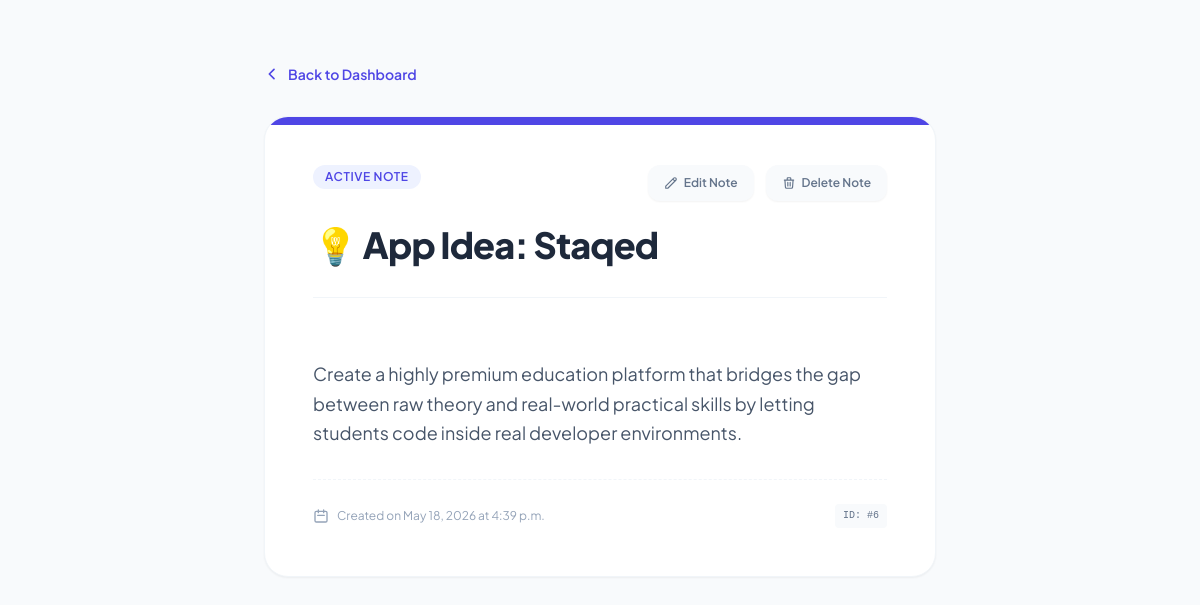
/6/, run on the app's committed database.
### notes/models.py (models this page shows, shortened)
class Note(models.Model):
    title = models.CharField(
        max_length=200,
        help_text="The main heading for your sticky note card."
    )
    content = models.TextField(
        help_text="The rich details and descriptions of your thoughts."
    )
    created_at = models.DateTimeField(auto_now_add=True)

### notes/views.py (the view)
# urls.py: path('<int:pk>/', views.note_detail, name='note_detail'),
def note_detail(request, pk):
    note = Note.objects.get(pk=pk)
    context = {
        'note': note,
    }
    return render(request, 'notes/note_detail.html', context)

### notes/templates/notes/note_detail.html (shortened to what this page needs)
<!DOCTYPE html>
<html lang="en">
<head>
    <script src="https://cdn.tailwindcss.com"></script>
</head>
<body class="bg-slate-50 min-h-screen text-slate-800 antialiased selection:bg-indigo-100 selection:text-indigo-900 py-16 px-4">
    <div class="max-w-2xl mx-auto">
        <a href="{% url 'notes:note_list' %}"
            class="inline-flex items-center text-sm font-semibold text-indigo-600 hover:text-indigo-800 transition-colors mb-8 group">
            <svg class="w-4 h-4 mr-2 transform group-hover:-translate-x-1 transition-transform" fill="none"
                stroke="currentColor" viewBox="0 0 24 24">
                <path stroke-linecap="round" stroke-linejoin="round" stroke-width="2.5" d="M15 19l-7-7 7-7" />
            </svg>
            Back to Dashboard
        </a>
        <article class="bg-white rounded-3xl p-8 md:p-12 shadow-sm border border-slate-100 relative overflow-hidden">
            <div class="absolute top-0 left-0 w-full h-[8px] bg-indigo-600"></div>
            <header class="mb-8">
                <div class="flex flex-col sm:flex-row sm:items-center justify-between gap-4 mb-6">
                    <span class="self-start bg-indigo-50 text-indigo-600 px-3 py-1 rounded-full text-xs font-semibold tracking-wider uppercase inline-block">
                        Active Note
                    </span>
                    <div class="flex items-center gap-3">
                        <a href="{% url 'notes:edit_note' note.pk %}"
                            class="inline-flex items-center gap-1.5 px-4 py-2.5 bg-slate-50 hover:bg-indigo-50 hover:text-indigo-600 active:scale-95 text-slate-500 font-semibold rounded-xl text-xs shadow-sm hover:shadow transition-all duration-300 group">
                            <svg class="w-3.5 h-3.5 group-hover:scale-110 transition-transform duration-300" fill="none"
                                stroke="currentColor" viewBox="0 0 24 24">
                                <path stroke-linecap="round" stroke-linejoin="round" stroke-width="2"
                                    d="M15.232 5.232l3.536 3.536m-2.036-5.036a2.5 2.5 0 113.536 3.536L6.5 21.036H3v-3.572L16.732 3.732z" />
                            </svg>
                            Edit Note
                        </a>
                        <a href="{% url 'notes:delete_note' note.pk %}"
                            class="inline-flex items-center gap-1.5 px-4 py-2.5 bg-slate-50 hover:bg-rose-50 hover:text-rose-600 active:scale-95 text-slate-500 font-semibold rounded-xl text-xs shadow-sm hover:shadow transition-all duration-300 group">
                            Delete Note
                        </a>
                    </div>
                </div>
                <h1 class="text-3xl md:text-4xl font-extrabold text-slate-800 tracking-tight leading-tight">
                    {{ note.title }}
                </h1>
            </header>
            <section class="text-slate-600 text-lg leading-relaxed whitespace-pre-line mb-8 border-t border-slate-100 pt-8">
                {{ note.content }}
            </section>
            <footer class="flex items-center justify-between text-xs text-slate-400 border-t border-dashed border-slate-100 pt-6">
                <div class="flex items-center">
                    <svg class="w-4 h-4 mr-2 text-slate-400" fill="none" stroke="currentColor" viewBox="0 0 24 24">
                        <path stroke-linecap="round" stroke-linejoin="round" stroke-width="2"
                            d="M8 7V3m8 4V3m-9 8h10M5 21h14a2 2 0 002-2V7a2 2 0 00-2-2H5a2 2 0 00-2 2v12a2 2 0 002 2z" />
                    </svg>
                    <span>Created on {{ note.created_at|date:"F j, Y \a\t g:i a" }}</span>
                </div>
                <span class="font-mono text-[10px] bg-slate-50 text-slate-500 px-2 py-1 rounded">
                    ID: #{{ note.pk }}
                </span>
            </footer>
        </article>
    </div>
</body>
</html>

### notes/templates/notes/note_detail.html (style rules this page uses)
body { font-family: 'Plus Jakarta Sans', sans-serif; }

### data on the page
Note: title "💡 App Idea: Staqed", content "Create a highly premium education platform that bridges the gap between raw theory and real-world practical skills by letting students code inside real developer environments.", created_at "May 18, 2026 at 4:39 p.m.", pk "6"
